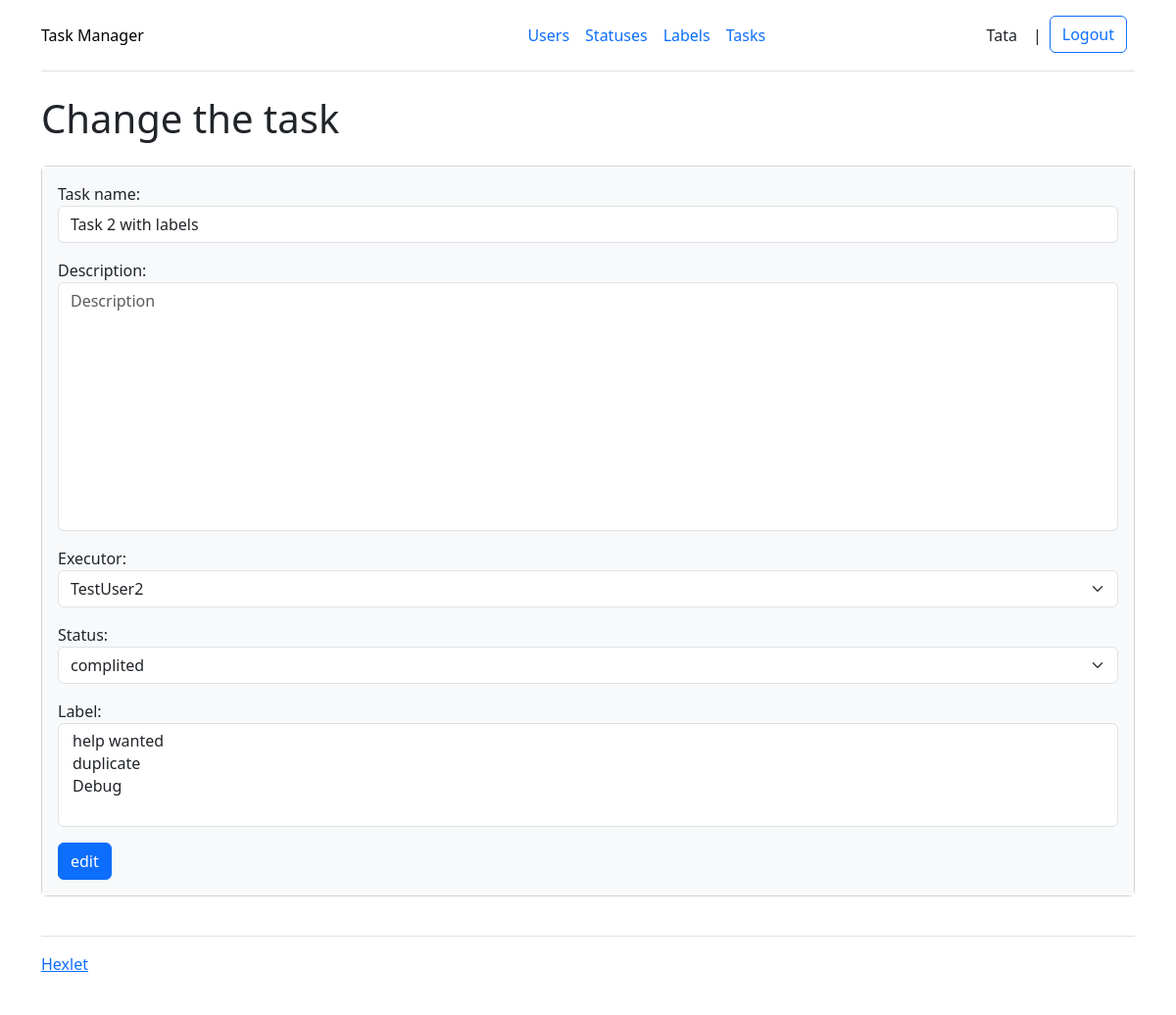
The page /tasks/12/edit/ (signed in) on the database as committed earlier.
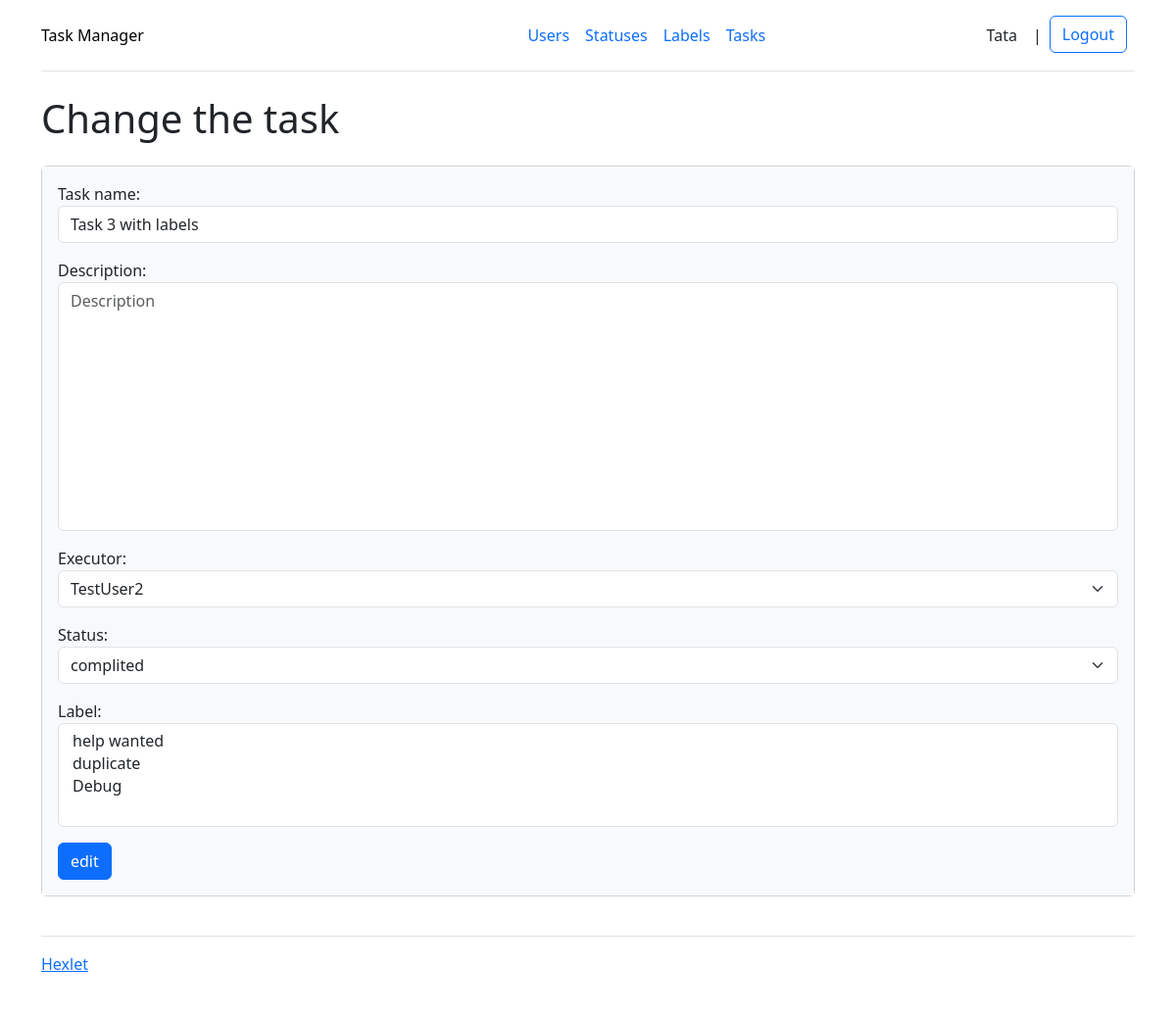
The same page on the database as committed later.
### task_manager/task/models.py (models this page shows)
class Task(models.Model):
    name = models.CharField(max_length=100)
    description = models.TextField(max_length=500, blank=True)
    executor = models.ForeignKey(User, related_name='executor', on_delete=models.PROTECT, null=True)
    status = models.ForeignKey(Status, on_delete=models.PROTECT, null=True)
    author = models.ForeignKey(User, related_name='author', on_delete=models.PROTECT, null=True)
    labels = models.ManyToManyField(Label)
    created_at = models.DateTimeField(auto_now_add=True)
    updated_at = models.DateTimeField(auto_now=True)
    objects = models.Manager

### task_manager/task/views.py (the view)
# urls.py: path('<int:pk>/edit/', views.TaskUpdateView.as_view(), name='tasks_update'),
class TaskUpdateView(LoginRequiredMixinWithMessage, SuccessMessageMixin, UpdateView):
    model = Task
    form_class = TaskForm
    template_name = 'update.html'
    success_url = reverse_lazy('tasks_index')
    success_message = _('The task has been successfully changed')
    login_url = '/login/'
    def get_context_data(self, **kwargs):
        context = super().get_context_data(**kwargs)
        body = {'title': _('Change the task'), 'button_value': _('edit')}
        context['title'] = _('Task Manager – change the task')
        context['body'] = body
        return context

### task_manager/task/forms.py
class TaskForm(ModelForm):
    executors = User.objects.all()
    name = forms.CharField(
        label=_('Task name'),
        widget=forms.TextInput(attrs={'class': 'form-control', 'placeholder': _('Name')}),
    )
    description = forms.CharField(
        label=_('Description'),
        required=False,
        widget=forms.Textarea(attrs={'class': 'form-control', 'style': 'resize:none', 'placeholder': _('Description')}),
    )
    executor = forms.ModelChoiceField(
        queryset=User.objects.all(),
        label=_('Executor'),
        required=False,
        widget=forms.Select(attrs={'class': 'form-select'}),
    )
    status = forms.ModelChoiceField(
        queryset=Status.objects.all(),
        label=_('Status'),
        widget=forms.Select(attrs={'class': 'form-select'}),
    )
    labels = forms.ModelMultipleChoiceField(
        queryset=Label.objects.all(),
        label=_('Label'),
        widget=forms.SelectMultiple(attrs={'class': 'form-select', 'multiply': 'multiply'}),
        required=False,
    )
    class Meta:
        model = Task
        fields = ['name', 'description', 'executor', 'status', 'labels']

### task_manager/label/models.py (called while the page is built)
    def __str__(self):
        return str(self.name)

### task_manager/templates/update.html (shortened to what this page needs)
{% extends "base.html" %}
{% block content %}
<h1 class="my-4">{{ body.title }}</h1>
<form method="post">
    <div class="card mb-3">
        <div class="card-body bg-light">
            <form method="post">
                {{ form.as_p }}
                <button class="btn btn-primary" type="submit">{{ body.button_value }}</button>
            </form>
        </div>
    </div>
</form>
{% endblock %}

Rows that differ between the two databases and show on the page:
changed Task "TestUser2": name "Task 2 with labels" → "Task 3 with labels"
